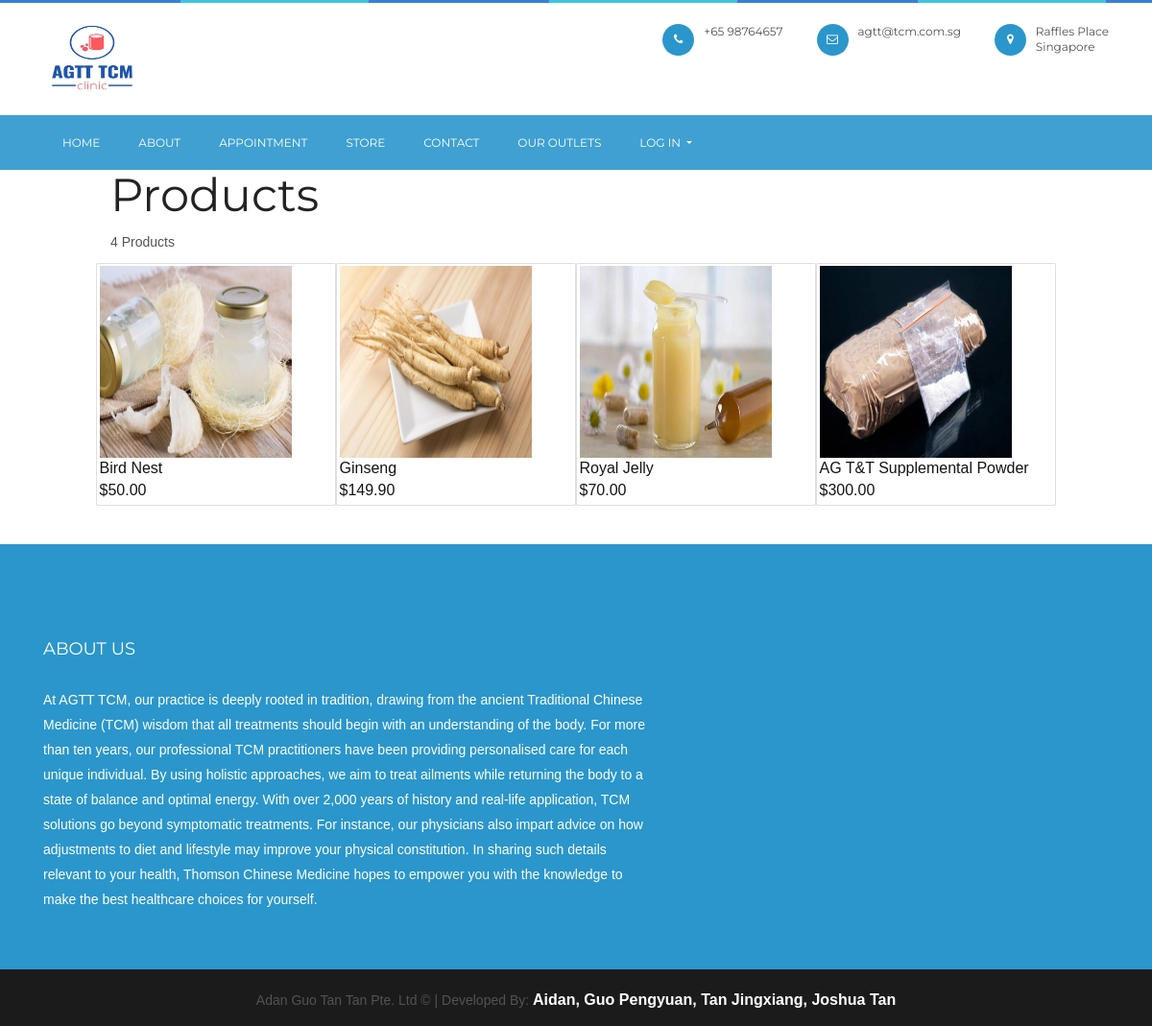
/storeindex.php?page=storeproducts, run on an earlier commit of the app's database.
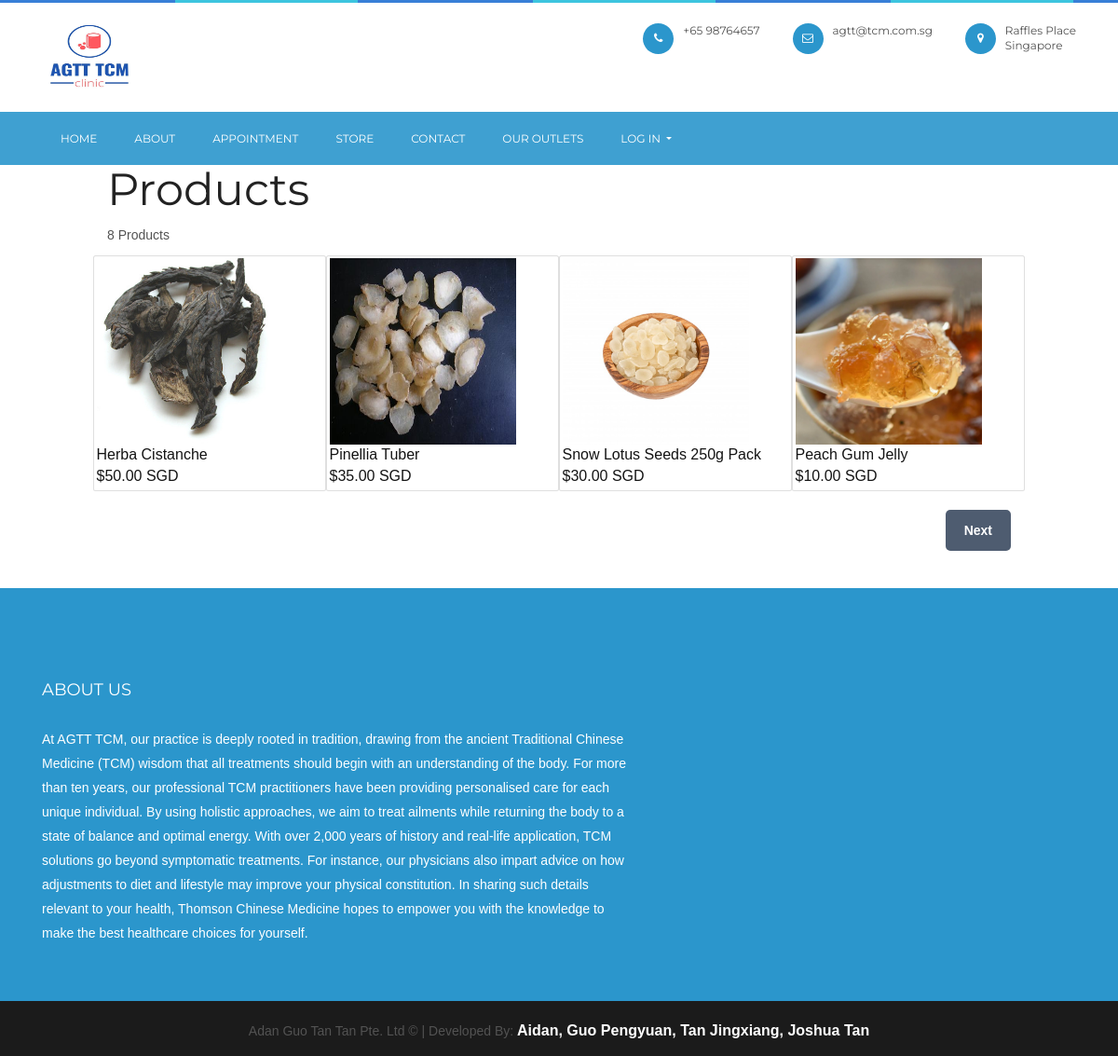
And on a later commit of the database.
### tables this page shows
CREATE TABLE IF NOT EXISTS `products` (
	`id` int(11) NOT NULL AUTO_INCREMENT,
	`name` varchar(200) NOT NULL,
	`desc` text NOT NULL,
	`price` decimal(7,2) NOT NULL,
	`currency` text NOT NULL,
	`quantity` int(11) NOT NULL,
	`img` text NOT NULL,
	`date_added` datetime NOT NULL DEFAULT CURRENT_TIMESTAMP,
	PRIMARY KEY (`id`)
);

### storeindex.php (called while the page is built, shortened)
<?php
include 'storefunctions.php';
$page = isset($_GET['page']) && file_exists($_GET['page'] . '.php') ? $_GET['page'] : 'storemain';
include $page . '.php';
?>

### storeproducts.php (the view, shortened to what this page needs)
<?php
$num_products_on_each_page = 4;
$current_page = isset($_GET['p']) && is_numeric($_GET['p']) ? (int)$_GET['p'] : 1;
$stmt = $pdo->prepare('SELECT * FROM products ORDER BY date_added DESC LIMIT ?,?');
$stmt->bindValue(1, ($current_page - 1) * $num_products_on_each_page, PDO::PARAM_INT);
$stmt->bindValue(2, $num_products_on_each_page, PDO::PARAM_INT);
$stmt->execute();
$products = $stmt->fetchAll(PDO::FETCH_ASSOC);
$total_products = $pdo->query('SELECT * FROM products')->rowCount();
?>
<?php
include("header.php")
?>
<div class="products content-wrapper container">
    <h1>Products</h1>
    <p><?=$total_products?> Products</p>
    <div class="products-wrapper row d-flex flex-wrap align-items-center">
        <?php foreach ($products as $product): ?>
        <a href="storeindex.php?page=storeproduct&id=<?=$product['id']?>" class="product card col-md-6 col-lg-3 col-xl-1 p-1">
            <img src="images/<?=$product['img']?>" width="200" height="200" alt="<?=$product['name']?>">
            <span class="name"><?=$product['name']?></span>
            <span class="price">
                &dollar;<?=$product['price'],' ', $product['currency']?>
            </span>
        </a>
        <?php endforeach; ?>
    </div>
    <div class="buttons">
        <?php if ($total_products > ($current_page * $num_products_on_each_page) - $num_products_on_each_page + count($products)): ?>
            <a class="button btn-primary" href="storeindex.php?page=storeproducts&p=<?=$current_page+1?>" role="button">Next</a>
        <?php endif; ?>
    </div>
</div>
<?php
include("footer.php")
?>

What changed in the data, as far as the page shows it:
no longer on this page (row edited): products: img (picture), name "Bird Nest", price "50.00"
no longer on this page (row edited): products: img (picture), name "Ginseng", price "149.90"
no longer on this page (row edited): products: img (picture), name "Royal Jelly", price "70.00"
no longer on this page (row edited): products: img (picture), name "AG T&T Supplemental Powder", price "300.00"
added products: img (picture), name "Herba Cistanche", price "50.00", currency "SGD"
added products: img (picture), name "Pinellia Tuber", price "35.00", currency "SGD"
added products: img (picture), name "Snow Lotus Seeds 250g Pack", price "30.00", currency "SGD"
added products: img (picture), name "Peach Gum Jelly", price "10.00", currency "SGD"
Also different on the page:
$total_products: "4" → "8"
text now shown: "Next"
